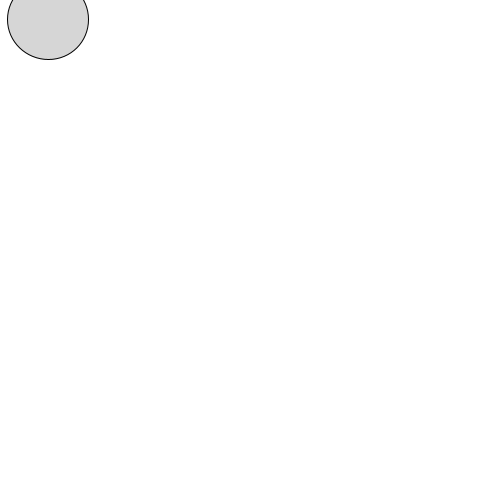
Frame 1 (no input)
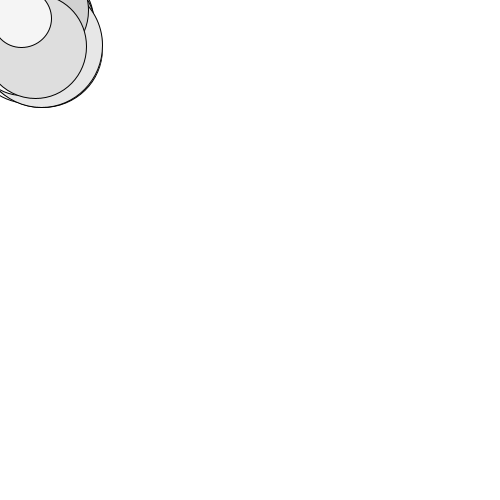
Frame 60 (the mouse pressed at the canvas centre just before this capture)
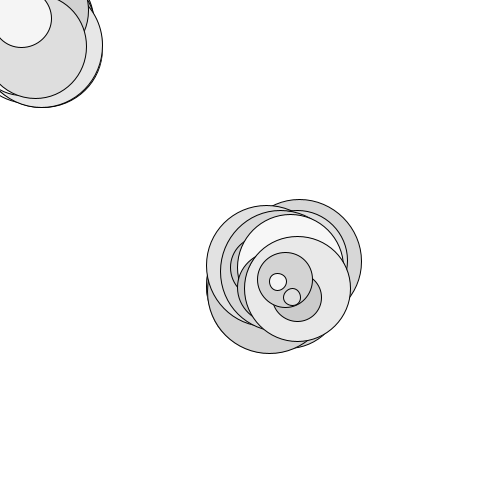
Frame 120 (the mouse held since frame 60 and released just before this capture)

The Processing sketch that drew these frames (run headless with seeded random() and noise(); from frame 60 on, the mouse is pressed at the canvas centre):

// Processing sketch: test
// ── test.pde
void setup(){
  size(500,500);
  smooth(8);
  background(255);
}

void draw(){

  float rnd1 = random(125);
  float rnd2 = random(200,255);
  float rnd3 = random(10,50);
  float rnd4 = random(10,50);

  fill(rnd2);
  ellipse(mouseX + rnd3,mouseY+rnd4,rnd1,rnd1);
}
